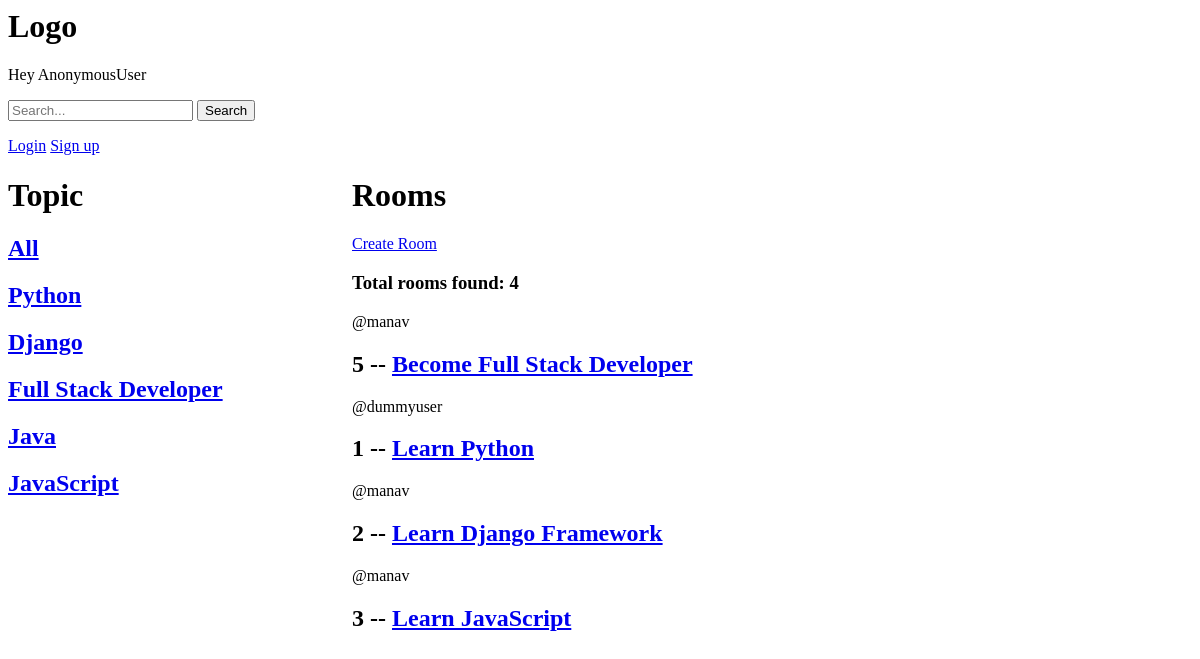
Before: / with the older database file.
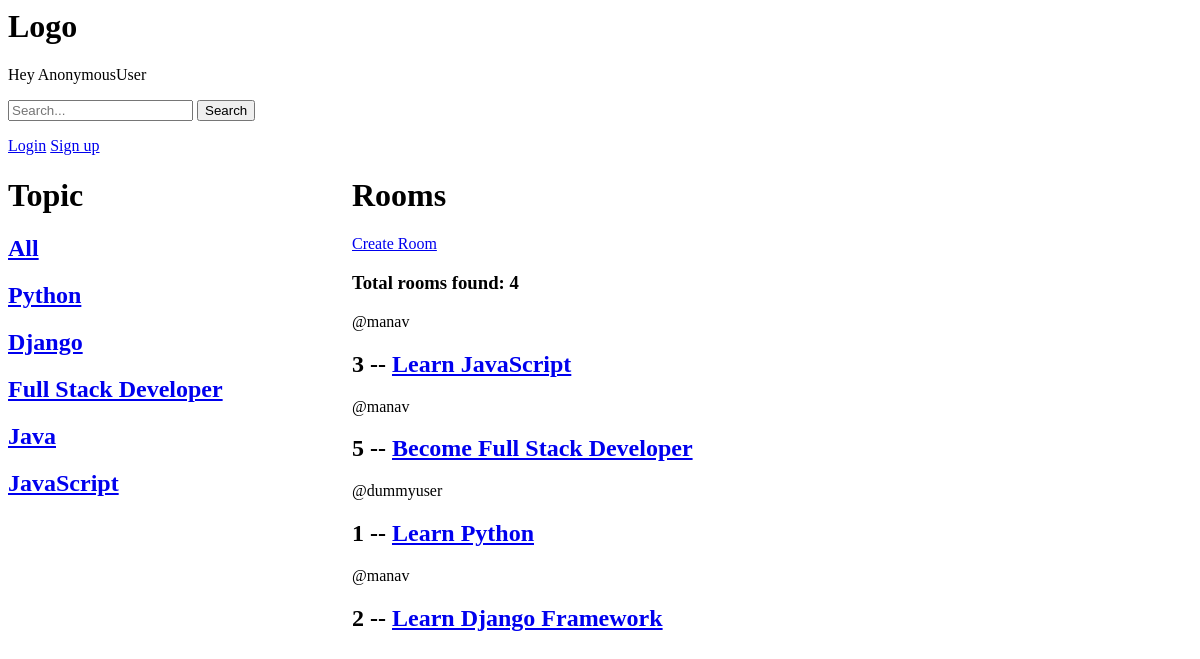
After: the same page with the newer database file.
### base/models.py (models this page shows, shortened)
class Topic(models.Model):
    name = models.CharField(max_length=150)

class Room(models.Model):
    host = models.ForeignKey(User, on_delete=models.SET_NULL, null=True)
    topic = models.ForeignKey(Topic, on_delete=models.SET_NULL, null=True)
    name = models.CharField(max_length=100)
    description = models.TextField(blank=True, null=True)
    participants = models.ManyToManyField(User, related_name='participants', blank=True)
    updated = models.DateTimeField(auto_now=True)
    created = models.DateTimeField(auto_now_add=True)
    class Meta:
        ordering = ['-updated', '-created']

### base/views.py (the view)
# urls.py: path('', views.home, name='home'),
def home(request):
    q = request.GET.get('q') if request.GET.get('q') != None else ''
    room_list = Room.objects.filter(Q(topic__name__contains=q) )
    topic = Topic.objects.all()
    room_count = room_list.count()
    context = {'rooms': room_list, 'topics': topic, 'room_count': room_count}
    return render(request, 'base/home.html', context)

### base/templates/base/home.html (shortened to what this page needs)
{% extends 'main.html' %} {% block content %}
<div class="home-container">
  <div class="topic-container">
    <h1>Topic</h1>
    <a href="{% url 'home' %}" ><h2>All</h2></a>
    {% for topic in topics %}
    <a href="{% url 'home' %}?q={{topic.name}}">
      <h2>{{ topic.name }}</h2>
    </a>
    {% endfor %}
  </div>
  <div class="room-container">
    <h1>Rooms</h1>
    <a href="/create-room">Create Room</a>
    <h3>Total rooms found: {{ room_count }}</h3>
    {% for room in rooms %}
    <div>
      <span> @{{ room.host }} </span>
      <h2>
        {{ room.id }} -- <a href="room/{{ room.id }}"> {{ room.name }} </a>
      </h2>
    </div>
    {% endfor %}
  </div>
</div>
{% endblock content %}

Changed rows visible on the page:
changed Room "Learn JavaScript": moves up the list
